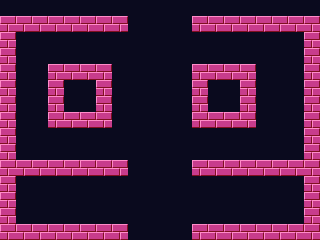

Tiled map render using the project's own tile images. Description and the whole map definition, tile-layer contents included, below:
An orthogonal 20x15 tile map with 16x16 px tiles, 1 tile layer (Tiles) and 7 objects (3x Slime, 2x Bat, Imp, Player).

<map version="1.10" tiledversion="1.11.2" orientation="orthogonal" renderorder="right-down" width="20" height="15" tilewidth="16" tileheight="16" infinite="0" nextlayerid="4" nextobjectid="8">
  <properties>
    <property name="index" value="12" type="int" />
    <property name="name" value="Round 13" />
  </properties>
  <tileset firstgid="1" source="../tileset.tsx" />
  <layer id="1" name="Tiles" width="20" height="15">
    <data encoding="csv">
1,1,1,1,1,1,1,1,1,1,1,1,1,1,1,1,1,1,1,1,
2,2,2,2,2,2,2,2,1,1,1,1,2,2,2,2,2,2,2,2,
2,1,1,1,1,1,1,1,1,1,1,1,1,1,1,1,1,1,1,2,
2,1,1,1,1,1,1,1,1,1,1,1,1,1,1,1,1,1,1,2,
2,1,1,18,18,18,18,1,1,1,1,1,18,18,18,18,1,1,1,2,
2,1,1,2,1,1,2,1,1,1,1,1,2,1,1,2,1,1,1,2,
2,1,1,2,1,1,2,1,1,1,1,1,2,1,1,2,1,1,1,2,
2,1,1,18,18,18,18,1,1,1,1,1,18,18,18,18,1,1,1,2,
2,1,1,1,1,1,1,1,1,1,1,1,1,1,1,1,1,1,1,2,
2,1,1,1,1,1,1,1,1,1,1,1,1,1,1,1,1,1,1,2,
2,18,18,18,18,18,18,18,1,1,1,1,18,18,18,18,18,18,18,2,
2,1,1,1,1,1,1,1,1,1,1,1,1,1,1,1,1,1,1,2,
2,1,1,1,1,1,1,1,1,1,1,1,1,1,1,1,1,1,1,2,
2,1,1,1,1,1,1,1,1,1,1,1,1,1,1,1,1,1,1,2,
2,2,2,2,2,2,2,2,1,1,1,1,2,2,2,2,2,2,2,2
</data>
  </layer>
  <objectgroup id="2" name="Spawns">
    <object id="1" name="Slime" class="Slime" x="64" y="48">
      <point />
    </object>
    <object id="2" name="Slime" class="Slime" x="208" y="48">
      <point />
    </object>
    <object id="3" name="Bat" class="Bat" x="80" y="96">
      <point />
    </object>
    <object id="4" name="Bat" class="Bat" x="208" y="96">
      <point />
    </object>
    <object id="5" name="Imp" class="Imp" x="128" y="144">
      <point />
    </object>
    <object id="6" name="Player" class="Player" x="32" y="208">
      <point />
    </object>
    <object id="7" name="Slime" class="Slime" x="160" y="208">
      <point />
    </object>
  </objectgroup>
</map>
